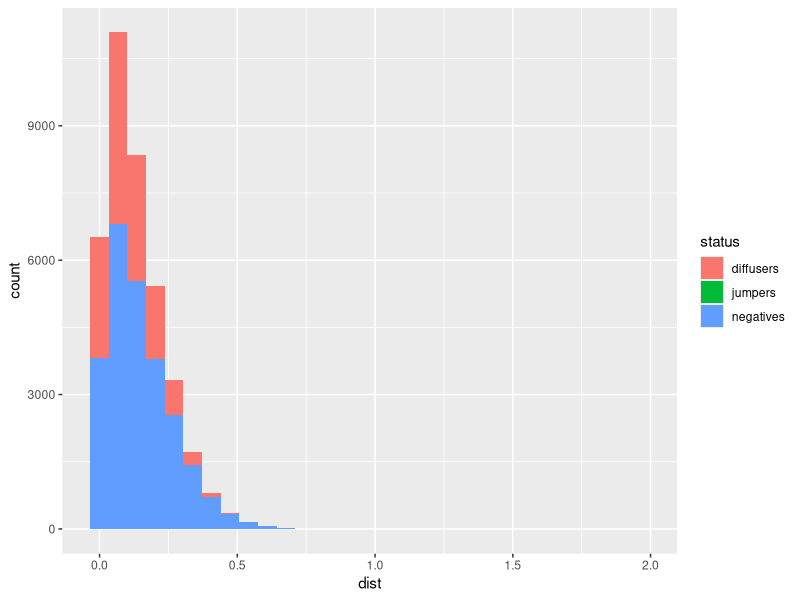
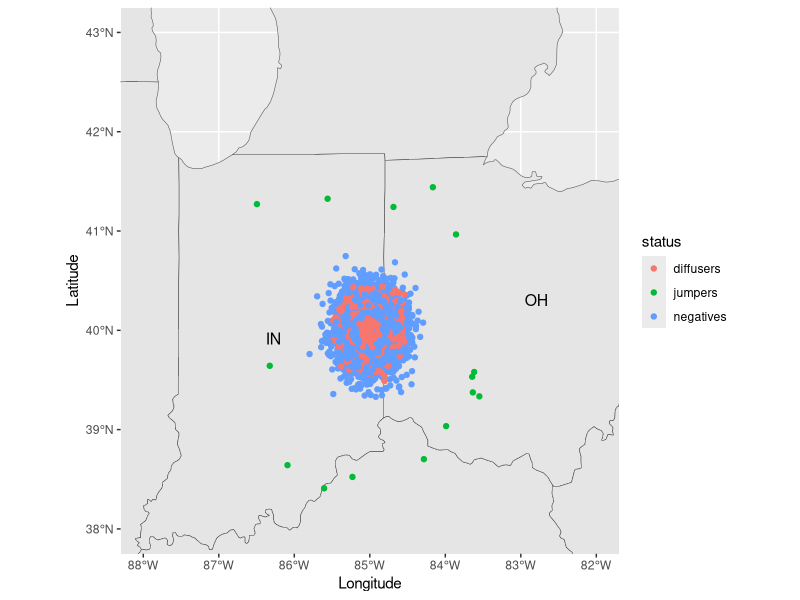

These figures' R source, in order:
## ---- chunk 1
knitr::opts_chunk$set(echo = TRUE)
library(dplyr)
library(tidyverse)
library(ggplot2)
library(here)
library(magrittr)
library(sf)
library(stringr)
sf::sf_use_s2(FALSE)

# Create a folder if it does not exist
if (file.exists(file.path(here(),"data")) == FALSE){
  dir.create(file.path(here(),"data"))
}
## ---- chunk 2
set.seed(2022) #for reproducibility

# Diffusers
diffusers <- rbind(
# year1
data.frame(dist = abs(rnorm(n = 100, mean = 0, sd = 0.00500)), bio_year = 2012),
# year2
data.frame(dist = abs(rnorm(n = 500, mean = 0, sd = 0.05000)), bio_year = 2013),
# year3
data.frame(dist = abs(rnorm(n = 2000, mean = 0, sd = 0.10000)), bio_year = 2014),
# year4
data.frame(dist = abs(rnorm(n = 10000, mean = 0, sd = 0.15000)), bio_year = 2015)
)

diffusers %<>% mutate(status = "diffusers")


# Jumps
jumps <- rbind(
  # year 3
  data.frame(dist = abs(rnorm(n = 5, mean = 1.50000, sd = 0.10000)), bio_year = 2014),
  # year 4           
data.frame(dist = abs(rnorm(n = 10, mean = 1.70000, sd = 0.20000)), bio_year = 2015)
)

jumps %<>% mutate(status = "jumpers")

# Negatives
negatives <- rbind(
# year1
data.frame(dist = abs(rnorm(n = 200, mean = 0, sd = 0.00600)), bio_year = 2012),
# year2
data.frame(dist = abs(rnorm(n = 1000, mean = 0, sd = 0.10000)), bio_year = 2013),
# year3
data.frame(dist = abs(rnorm(n = 4000, mean = 0, sd = 0.15000)), bio_year = 2014),
# year4
data.frame(dist = abs(rnorm(n = 20000, mean = 0, sd = 0.20000)), bio_year = 2015)
)

negatives %<>% mutate(status = "negatives")
## ---- chunk 3
dataset <- rbind(negatives, diffusers, jumps)
dataset$status <- factor(dataset$status, levels = c("diffusers", "jumpers", "negatives"))

# show me the points
ggplot(dataset, aes(x = dist)) +
geom_histogram(aes(fill = status))
## ---- chunk 4
dataset %<>% 
  mutate(theta = runif(length(dataset$dist), min = 0, max = 2*pi)) %>% 
  mutate(longitude = round(dist * cos(theta) - 85,5), latitude = round(dist * sin(theta) + 40, 5))

dataset$bio_year <- as.factor(dataset$bio_year)
dataset %<>% arrange(desc(bio_year))

## ---- chunk 5
# extracts a map of the States and recodes state labels to show the two-letter code rather than the full state name.

# obtaining simple feature objects for states and finding centroids for label positioning
states <- sf::st_as_sf(maps::map("state", plot = FALSE, fill = TRUE))
# sf::st_as_sf(maps::map("county", plot = TRUE, fill = FALSE))
states <- cbind(states, st_coordinates(st_centroid(states)))

# making table key for state 2-letter abbreviations
# the vectors state.abb and state.name contains strings of all
# US states and abbreviations
state_abbr <- tibble(state.name = str_to_lower(state.name), state.abb) %>%
  left_join(tibble(ID = states$ID), ., by = c(ID = "state.name")) %>%
  mutate(state.abb = replace_na(state.abb, ""))

# adding 2-letter codes to sf
states$code <- state_abbr$state.abb



# Visualize points and chull
ggplot(data = states, fill = "white") +
  geom_sf() +
  geom_point(data = dataset, aes(x = longitude, y = latitude, col = status)) +
  labs(x = "Longitude", y = "Latitude") +
  geom_text(data = states,
            aes(X, Y, label = code), size = 4) +
  coord_sf(xlim = c(-88, -82), ylim = c(38, 43))

## ---- chunk 6
save(dataset, file = file.path(here(), "data", "dataset.Rda"))
